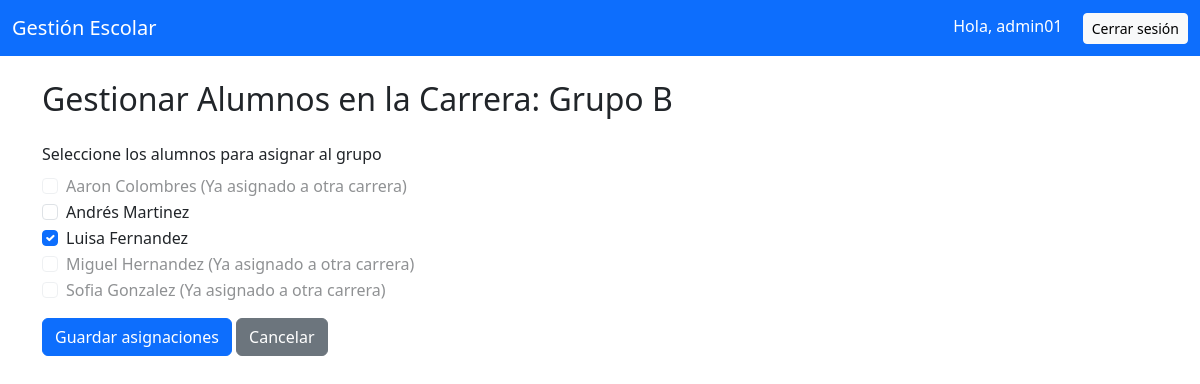
Screenshot of /admin/grupos/gestionar_alumnos.php?id=2 (signed in) with the database file from the repository.
### tables this page shows
CREATE TABLE grupos (
    id INT AUTO_INCREMENT PRIMARY KEY,
    nombre VARCHAR(50),
    nivel  VARCHAR(50)
);

CREATE TABLE alumnos (
    id INT AUTO_INCREMENT PRIMARY KEY,
    nombre VARCHAR(100),
    apellido VARCHAR(100),
    fecha_nacimiento DATE,
    direccion VARCHAR(255),
    telefono VARCHAR(20),
    correo VARCHAR(100),
    usuario_id INT,
    FOREIGN KEY (usuario_id) REFERENCES usuarios(id) ON DELETE CASCADE
);

### admin/grupos/gestionar_alumnos.php (the view, shortened to what this page needs)
<?php
require '../../includes/db.php';
require '../../includes/header.php';
$grupo_id = $_GET['id'] ?? null;
$stmt = $pdo->prepare("SELECT * FROM grupos WHERE id = ?");
$stmt->execute([$grupo_id]);
$grupo = $stmt->fetch();
$stmt = $pdo->query("SELECT id, nombre, apellido FROM alumnos ORDER BY nombre, apellido");
$alumnos = $stmt->fetchAll();
$stmt = $pdo->prepare("SELECT alumno_id FROM alumnos_grupos WHERE grupo_id = ?");
$stmt->execute([$grupo_id]);
$alumnosAsignados = $stmt->fetchAll(PDO::FETCH_COLUMN);
$stmt = $pdo->prepare("SELECT DISTINCT alumno_id FROM alumnos_grupos WHERE grupo_id != ?");
$stmt->execute([$grupo_id]);
$alumnosEnOtrosGrupos = $stmt->fetchAll(PDO::FETCH_COLUMN);
?>
<h2 class="mb-4">Gestionar Alumnos en la Carrera: <?= htmlspecialchars($grupo['nombre']) ?></h2>
<form method="post">
    <div class="mb-3">
        <label class="form-label">Seleccione los alumnos para asignar al grupo</label>
        <?php foreach ($alumnos as $alumno):
            $estaEnOtroGrupo = in_array($alumno['id'], $alumnosEnOtrosGrupos);
            $estaEnEsteGrupo = in_array($alumno['id'], $alumnosAsignados);
        ?>
            <div class="form-check">
                <input
                    class="form-check-input"
                    type="checkbox"
                    name="alumnos[]"
                    value="<?= $alumno['id'] ?>"
                    id="alumno_<?= $alumno['id'] ?>"
                    <?= $estaEnEsteGrupo ? 'checked' : '' ?>
                    <?= $estaEnOtroGrupo && !$estaEnEsteGrupo ? 'disabled' : '' ?>
                >
                <label class="form-check-label" for="alumno_<?= $alumno['id'] ?>">
                    <?= htmlspecialchars($alumno['nombre'] . ' ' . $alumno['apellido']) ?>
                    <?= $estaEnOtroGrupo && !$estaEnEsteGrupo ? '(Ya asignado a otra carrera)' : '' ?>
                </label>
            </div>
        <?php endforeach; ?>
    </div>
    <button type="submit" class="btn btn-primary">Guardar asignaciones</button>
    <a href="index.php" class="btn btn-secondary">Cancelar</a>
</form>
<?php require '../../includes/footer.php'; ?>

### rows the page displays
grupos: nombre "Grupo B"
alumnos: nombre+apellido "Aaron Colombres", shows "(Ya asignado a otra carrera)"
alumnos: nombre+apellido "Andrés Martinez"
alumnos: id "☑", nombre+apellido "Luisa Fernandez"
alumnos: nombre+apellido "Miguel Hernandez", shows "(Ya asignado a otra carrera)"
alumnos: nombre+apellido "Sofia Gonzalez", shows "(Ya asignado a otra carrera)"

### other values shown
$_SESSION['usuario'] "admin01"
